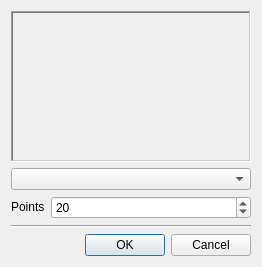
<?xml version="1.0" encoding="UTF-8"?>
<ui version="4.0">
 <class>FunctionGenerator</class>
 <widget class="QDialog" name="FunctionGenerator">
  <property name="geometry">
   <rect>
    <x>0</x>
    <y>0</y>
    <width>262</width>
    <height>267</height>
   </rect>
  </property>
  <property name="windowTitle">
   <string>Dialog</string>
  </property>
  <layout class="QVBoxLayout" name="verticalLayout_2">
   <item>
    <widget class="QFrame" name="frame">
     <property name="sizePolicy">
      <sizepolicy hsizetype="Preferred" vsizetype="Expanding">
       <horstretch>0</horstretch>
       <verstretch>0</verstretch>
      </sizepolicy>
     </property>
     <property name="frameShape">
      <enum>QFrame::WinPanel</enum>
     </property>
     <property name="frameShadow">
      <enum>QFrame::Sunken</enum>
     </property>
     <property name="lineWidth">
      <number>1</number>
     </property>
     <layout class="QVBoxLayout" name="verticalLayout">
      <property name="spacing">
       <number>0</number>
      </property>
      <property name="leftMargin">
       <number>0</number>
      </property>
      <property name="topMargin">
       <number>0</number>
      </property>
      <property name="rightMargin">
       <number>0</number>
      </property>
      <property name="bottomMargin">
       <number>0</number>
      </property>
      <item>
       <widget class="Graph" name="graphPreview" native="true"/>
      </item>
     </layout>
    </widget>
   </item>
   <item>
    <widget class="QComboBox" name="comboFunctions"/>
   </item>
   <item>
    <layout class="QHBoxLayout" name="horizontalLayout">
     <item>
      <widget class="QLabel" name="label">
       <property name="sizePolicy">
        <sizepolicy hsizetype="Fixed" vsizetype="Fixed">
         <horstretch>0</horstretch>
         <verstretch>0</verstretch>
        </sizepolicy>
       </property>
       <property name="text">
        <string>Points</string>
       </property>
      </widget>
     </item>
     <item>
      <widget class="QSpinBox" name="numPoints">
       <property name="minimum">
        <number>2</number>
       </property>
       <property name="maximum">
        <number>200</number>
       </property>
       <property name="value">
        <number>20</number>
       </property>
      </widget>
     </item>
    </layout>
   </item>
   <item>
    <widget class="Line" name="line">
     <property name="orientation">
      <enum>Qt::Horizontal</enum>
     </property>
    </widget>
   </item>
   <item>
    <widget class="QDialogButtonBox" name="buttonBox">
     <property name="orientation">
      <enum>Qt::Horizontal</enum>
     </property>
     <property name="standardButtons">
      <set>QDialogButtonBox::Cancel|QDialogButtonBox::Ok</set>
     </property>
    </widget>
   </item>
  </layout>
 </widget>
 <customwidgets>
  <customwidget>
   <class>Graph</class>
   <extends>QWidget</extends>
   <header>graph.h</header>
   <container>1</container>
  </customwidget>
 </customwidgets>
 <resources/>
 <connections>
  <connection>
   <sender>buttonBox</sender>
   <signal>accepted()</signal>
   <receiver>FunctionGenerator</receiver>
   <slot>accept()</slot>
   <hints>
    <hint type="sourcelabel">
     <x>248</x>
     <y>254</y>
    </hint>
    <hint type="destinationlabel">
     <x>157</x>
     <y>274</y>
    </hint>
   </hints>
  </connection>
  <connection>
   <sender>buttonBox</sender>
   <signal>rejected()</signal>
   <receiver>FunctionGenerator</receiver>
   <slot>reject()</slot>
   <hints>
    <hint type="sourcelabel">
     <x>316</x>
     <y>260</y>
    </hint>
    <hint type="destinationlabel">
     <x>286</x>
     <y>274</y>
    </hint>
   </hints>
  </connection>
 </connections>
</ui>
